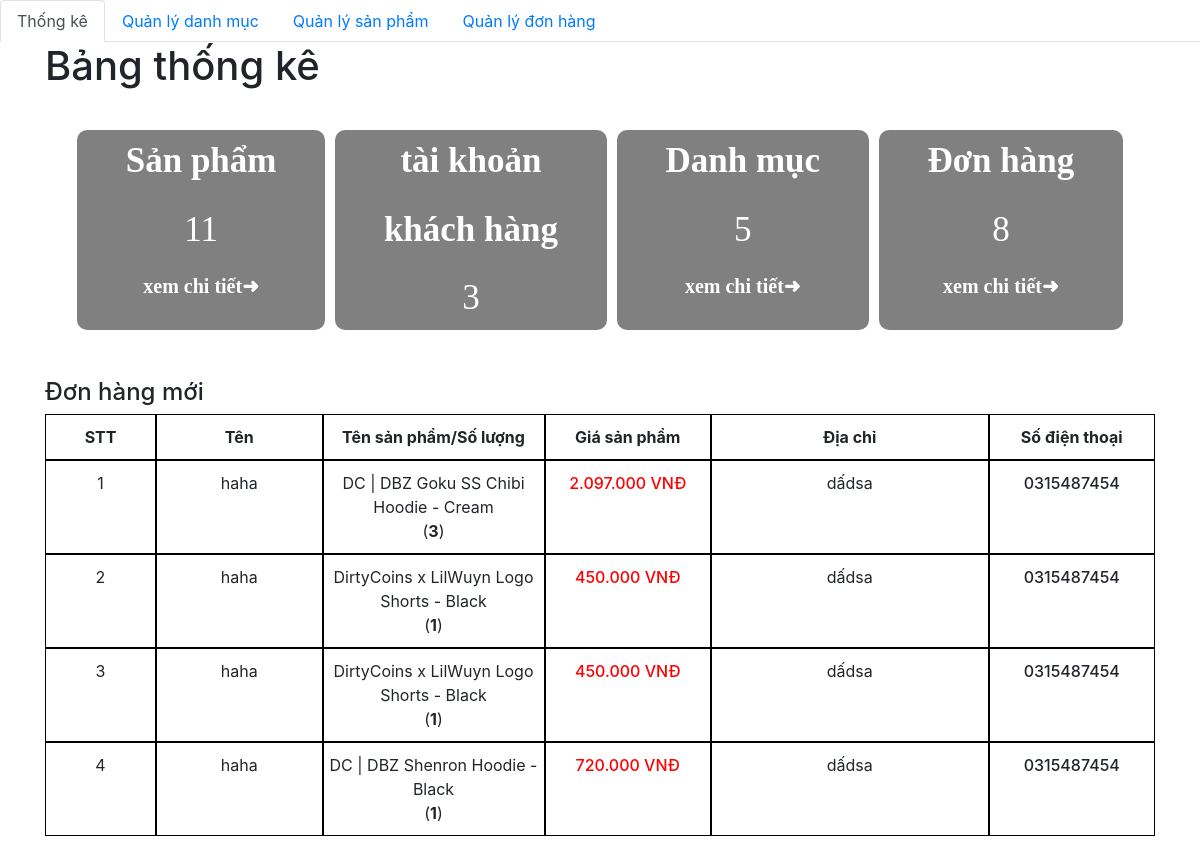
The app's page /admin/index.php (signed in) with its own data.
### tables this page shows
CREATE TABLE `order_details` (
  `id` int(11) NOT NULL,
  `order_id` int(11) NOT NULL,
  `product_id` int(11) NOT NULL,
  `id_user` int(11) NOT NULL,
  `num` int(11) NOT NULL,
  `price` float NOT NULL,
  `status` varchar(255) NOT NULL
);

CREATE TABLE `orders` (
  `id` int(11) NOT NULL,
  `fullname` varchar(100) NOT NULL,
  `phone_number` varchar(20) NOT NULL,
  `email` varchar(150) NOT NULL,
  `address` varchar(200) NOT NULL,
  `note` varchar(255) DEFAULT NULL,
  `order_date` datetime DEFAULT NULL
);

CREATE TABLE `product` (
  `id` int(11) NOT NULL,
  `title` varchar(200) NOT NULL,
  `price` float NOT NULL,
  `number` float NOT NULL,
  `thumbnail` varchar(500) NOT NULL,
  `thumbnail_1` varchar(500) NOT NULL,
  `thumbnail_2` varchar(500) NOT NULL,
  `thumbnail_3` varchar(500) NOT NULL,
  `thumbnail_4` varchar(500) NOT NULL,
  `thumbnail_5` varchar(500) NOT NULL,
  `content` longtext NOT NULL,
  `id_category` int(11) NOT NULL,
  `created_at` datetime DEFAULT NULL,
  `updated_at` datetime DEFAULT NULL,
  `id_sanpham` int(11) NOT NULL
);

### admin/database/dbhelper.php (called while the page is built, shortened)
<?php
function executeResult($sql, $isSingle = false) {
    $conn = mysqli_connect(HOST, USERNAME, PASSWORD, DATABASE);
    $result = mysqli_query($conn, $sql);
    $data = [];
    while ($row = mysqli_fetch_assoc($result)) {
        $data[] = $row;
    }
    return $data;
}
?>

### admin/index.php (the view, shortened to what this page needs)
<?php require_once('database/dbhelper.php'); ?>
<!DOCTYPE html>
<html>
<head>
    <link rel="stylesheet" href="https://maxcdn.bootstrapcdn.com/bootstrap/4.4.1/css/bootstrap.min.css">
    <link href="https://cdn.jsdelivr.net/npm/summernote@0.8.18/dist/summernote.min.css" rel="stylesheet">
    <link rel="stylesheet" href="style.css">
</head>
<body>
    <div id="wrapper">
        <header>
            <ul class="nav nav-tabs">
                <li class="nav-item">
                    <a class="nav-link active" href="category/index.php">Thống kê</a>
                </li>
                <li class="nav-item">
                    <a class="nav-link" href="category/index.php">Quản lý danh mục</a>
                </li>
                <li class="nav-item">
                    <a class="nav-link" href="product/">Quản lý sản phẩm</a>
                </li>
                <li class="nav-item ">
                    <a class="nav-link " href="dashboard.php">Quản lý đơn hàng</a>
                </li>
            </ul>
        </header>
        <div class="container">
            <main>
                <h1>Bảng thống kê</h1>
                <section class="dashboard">
                    <div class="table">
                        <div class="sp">
                            <p>Sản phẩm</p>
                            <?php
                            $sql = "SELECT * FROM `product`";
                            $conn = mysqli_connect(HOST, USERNAME, PASSWORD, DATABASE);
                            $result = mysqli_query($conn, $sql);
                            echo '<span>' . mysqli_num_rows($result) . '</span>';
                            ?>
                            <p><a href="product/">xem chi tiết➜</a></p>
                        </div>
                        <div class="sp kh">
                            <p>tài khoản</p>
                            <p>khách hàng</p>
                            <?php
                            $sql = "SELECT * FROM `tbl_dangky`";
                            $conn = mysqli_connect(HOST, USERNAME, PASSWORD, DATABASE);
                            $result = mysqli_query($conn, $sql);
                            echo '<span>' . mysqli_num_rows($result) . '</span>';
                            ?>
                        </div>
                        <div class="sp dm">
                            <p>Danh mục</p>
                            <?php
                            $sql = "SELECT * FROM `category`";
                            $conn = mysqli_connect(HOST, USERNAME, PASSWORD, DATABASE);
                            $result = mysqli_query($conn, $sql);
                            echo '<span>' . mysqli_num_rows($result) . '</span>';
                            ?>
                            <p><a href="category/">xem chi tiết➜</a></p>
                        </div>
                        <div class="sp dh">
                            <p>Đơn hàng</p>
                            <?php
                            $sql = "SELECT * FROM `order_details`";
                            $conn = mysqli_connect(HOST, USERNAME, PASSWORD, DATABASE);
                            $result = mysqli_query($conn, $sql);
                            echo '<span>' . mysqli_num_rows($result) . '</span>';
                            ?>
                            <p><a href="dashboard.php">xem chi tiết➜</a></p>
                        </div>
                    </div>
                </section>
                <section class="new-order">
                    <h4>Đơn hàng mới</h4>
                    <table>
                        <tr class="bold">
                            <td>STT</td>
                            <td>Tên</td>
                            <td>Tên sản phẩm/Số lượng</td>
                            <td>Giá sản phẩm</td>
                            <td>Địa chỉ</td>
                            <td>Số điện thoại</td>
                        </tr>
                        <?php
                            try {
                                if (isset($_GET['page'])) {
                                    $page = $_GET['page'];
                                } else {
                                    $page = 1;
                                }
                                $limit = 10;
                                $start = ($page - 1) * $limit;
                                $sql = "SELECT * from orders, order_details, product
                                where order_details.order_id=orders.id and product.id=order_details.product_id ORDER BY order_date DESC limit $start,$limit ";
                                $order_details_List = executeResult($sql);
                                $count = 0;
                                foreach ($order_details_List as $item) {
                                    echo '
                                        <tr style="text-align: center;">
                                            <td>' . (++$count) . '</td>
                                            <td>' . $item['fullname'] . '</td>
                                            <td>' . $item['title'] . '<br>(<strong>' . $item['num'] . '</strong>)</td>
                                            <td class="b-500 red">' . number_format($item['num'] * $item['price'], 0, ',', '.') . '<span> VNĐ</span></td>
                                            <td>' . $item['address'] . '</td>
                                            <td class="b-500">' . $item['phone_number'] . '</td>
                                        </tr>
                                    ';
                                }
                            } catch (Exception $e) {
                                die("Lỗi thực thi sql: " . $e->getMessage());
                            }
                            ?>
                    </table>
                </section>
            </main>
        </div>
    </div>
</body>
</html>

### admin/style.css (style rules this page uses)
.dashboard .table { padding: 2rem; display: grid; grid-column-gap: 10px; grid-template-columns: auto auto auto auto; }
.dashboard .table .sp { color: white; background-color: grey; padding: 5px; border-radius: 10px; text-align: center; }
.dashboard .table .kh { background-color: grey; }
.dashboard .table .dm { background-color: grey; }
.dashboard .table .dh { background-color: grey; }
.dashboard .table .sp>p { font-size: 35px; text-align: center; font-weight: bold; font-family: "Bebas Neue", cursive; }
.dashboard .table .sp span { text-align: center; font-size: 35px; padding: 2rem 0; font-family: "Bebas Neue", cursive; }
.dashboard .table .sp p>a { text-decoration: none; color: white; font-size: 20px; transition: all 0.3s; }
table { width: 100%; }
table tr { text-align: center; width: 100%; display: grid; grid-template-columns: 10% 15% 20% 15% 25% 15% ; }
table tr.bold { font-weight: bold; }
table tr td { padding: 10px 0; border: 1px solid black; }

### admin/index.php (style rules this page uses)
#wrapper { padding-bottom: 5rem; }
.b-500 { font-weight: 500; }
.red { color: red; }

### records on screen
order_details: order.fullname "haha", product.title "DC | DBZ Goku SS Chibi Hoodie - Cream", num "3", $item['num']*$item['price'] "2.097.000", order.address "dấdsa", order.phone_number "0315487454"
order_details: order.fullname "haha", product.title "DirtyCoins x LilWuyn Logo Shorts - Black", num "1", $item['num']*$item['price'] "450.000", order.address "dấdsa", order.phone_number "0315487454"
order_details: order.fullname "haha", product.title "DirtyCoins x LilWuyn Logo Shorts - Black", num "1", $item['num']*$item['price'] "450.000", order.address "dấdsa", order.phone_number "0315487454"
order_details: order.fullname "haha", product.title "DC | DBZ Shenron Hoodie - Black", num "1", $item['num']*$item['price'] "720.000", order.address "dấdsa", order.phone_number "0315487454"

### other values on screen
mysqli_num_rows($result) "11"
mysqli_num_rows($result) "3"
mysqli_num_rows($result) "5"
mysqli_num_rows($result) "8"
